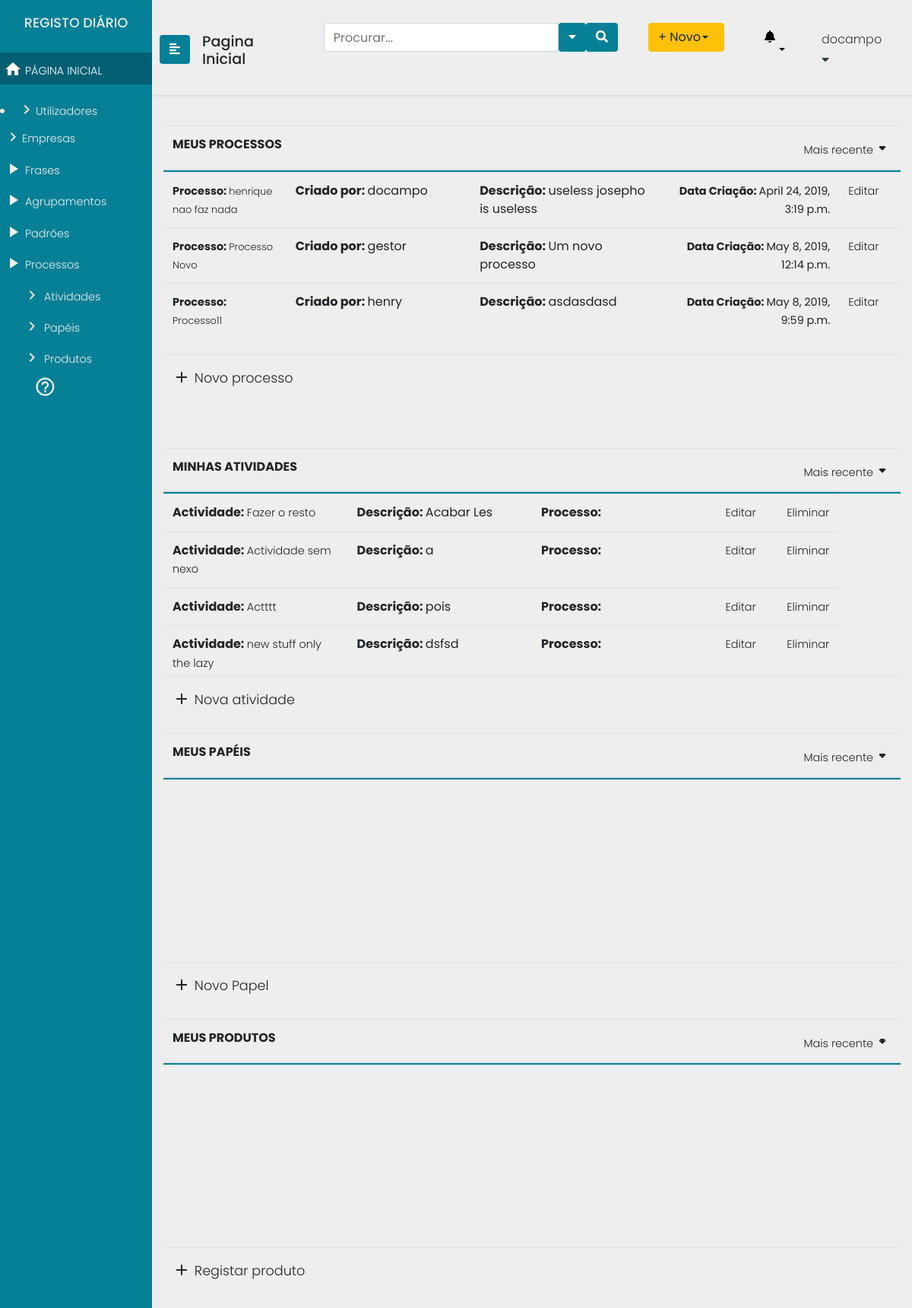
Page / (signed in) on the committed database.
### Users/models.py (models this page shows)
class User(AbstractUser):
    id = models.AutoField(db_column='ID',primary_key=True)
    username = models.CharField(db_column='UserName',
                                max_length=255,
                                unique=True,
                                blank=True,
                                null=True)
    useremail = models.CharField(db_column='UserEmail',
                                 max_length=255,
                                 blank=True,
                                 null=True)
    password = models.CharField(db_column='Password',
                                max_length=255,
                                blank=True, null=True)
    organization = models.ForeignKey(Organization, null=True,blank=True, on_delete=models.SET_NULL)
    class Meta:
        managed = True
        db_table = 'User'
        permissions = (
            ("test_GProc", "Teste de permissao geral Gestor de Processos"),
            ("test_Analist", "Teste de permissao geral Analista"),
            ("test_Func", "Teste de permissao geral Funcionário"),
            ("test_Admin", "Teste de permissao geral Administrador"),)

### processes/models.py (models this page shows, shortened)
class Process(models.Model):
    process_name = models.CharField(max_length=200)
    user = models.ForeignKey(User, null=True, on_delete=models.SET_NULL)
    creation_date = models.DateTimeField("date created", default=django.utils.timezone.now())
    description = models.TextField(max_length=200)

class Activity(models.Model):
    activity_name = models.CharField(max_length=200)
    process = models.ManyToManyField(Process, blank=True)
    description = models.TextField(max_length=200)
    role = models.ManyToManyField('Role', blank=True)
    class Meta:
        verbose_name = ("Activity")

### processes/views.py (the view)
# urls.py: 2. Add a URL to urlpatterns:  path('', views.home, name='home')
@login_required(login_url='/login2')
def home(request):
	return render(request=request,
				  template_name="processes/homepage.html",
				   context={"procs": Process.objects.all(), "acts": Activity.objects.all(),
				   			"roles": Role.objects.all()	, "users" : User.objects.all(),
							 "orgs" : Organization.objects.all(), "prods" : Product.objects.all(),
				   }
				   )

### templates/processes/homepage.html
{% extends "processes/header2.html" %}
{% block content %}
				{% include "processes/includes/sidenav.html" %}
				{% if perms.Users.test_GProc or  perms.Users.test_Analist %}
				{% include "processes/includes/gp_main_area.html" %}
				{% elif perms.Users.test_Admin %}
				{% include "processes/includes/admin_main_area.html" %}
				{% endif %}
{% endblock %}

### templates/processes/includes/sidenav.html (shortened to what this page needs)
	<div class="wrapper">
		<nav id="sidebar" class="navbar-info" style="background:#058096;">
			<div class="sidebar-header" style="background:#058096;">
				<h4>REGISTO DIÁRIO </h4>
			</div>
			<ul class="list-unstyled components">
				<li class="active">
					<a href="/"><i class="material-icons">home</i> PÁGINA INICIAL</a>
				</li>
			</ul>
			{% if perms.Users.test_Admin %}
			{% include "processes/includes/sidenavcont_admin.html" %}
			{% endif %}
			{% if perms.Users.test_Func %}
			{% include "processes/includes/sidenavcont_func.html" %}
			{% endif %}
			{% if perms.Users.test_GProc or  perms.Users.test_Analist %}
			{% include "processes/includes/sidenavcont_gpanalist.html" %}
			{% endif %}
<div class="CTAs">
                    <a href="#"><i class="material-icons">help_outline</i></a>
				</div>
			</nav>
			<div id="content">
				<nav class="navbar navbar-expand-lg navbar-light">
					<button type="button" id="sidebarCollapse" class="btn text-white" style="background:#058096;">
                        <i class="fas fa-align-left"></i>
					</button>
					<div class="navegation">
						<h3 style="margin-top:10px;">Pagina Inicial</h3>
					</div>
					<div class="collapse navbar-collapse" id="navbarTogglerDemo03">
						<ul class="navbar-nav ml-auto mt-2 mt-lg-0">
							<li class="sidebar-search nav-item active">
								<form class="form-inline input-group  custom-search-form">
									<input type="text"  class="form-control" placeholder="Procurar...">
									<button class="btn btn-default text-white" type="button"  data-toggle="dropdown" aria-haspopup="true" aria-expanded="false">
										<i class="fa fa-caret-down"></i>
									</button>
									<span class="input-group-btn">
										<button class="btn btn-default text-white">
											<i class="fa fa-search"></i>
										</button>
									</span>
								</form>
							</li>
							<li class="nav-item">
								<div class="btn-group">
									<button type="button" class="btn btn-warning dropdown-toggle text-left" style="width:100px;" data-toggle="dropdown" aria-haspopup="true" aria-expanded="false">+ Novo </button>
								</div>
							</li>
							<li class="dropdown for-notification">
								<button class="btn btn-default dropdown-toggle notification" type="button" id="notification" data-toggle="dropdown" aria-haspopup="true" aria-expanded="false">
									<i class="fa fa-bell"></i>
								</button>
							</li>
							<li class="nav-item dropdown">
								<a class="nav-link text-left text-dark" style="font-size:1em;" data-toggle="dropdown" href="#" role="button" aria-haspopup="true" aria-expanded="false">{{user.username}}<i class="fa fa-caret-down"></i></a>
							</li>
						</ul>
					</div>
				</nav>

### templates/processes/includes/gp_main_area.html (shortened to what this page needs)
<div class="container">
	<table class="table table-hover header-fixed">
		<thead>
			<tr class="d-flex">
				<th class="col-9">MEUS PROCESSOS</th>
				<th class="col-3 text-right">
					<a class="dropdown-toggle" id="sidebarCollapse" data-toggle="dropdown" href="#" role="button" aria-haspopup="true" aria-expanded="false"><span>Mais recente</span><i class="material-icons">arrow_drop_down</i></a>
				</th>
			</tr>
		</thead>
		<tbody>
				{% for proc in procs %}
				<tr class="d-flex">
						<td class="col-2"><span><b>Processo: </b><a href="/processos/ProcessDetail/{{proc.id}}">{{proc.process_name}} </a></span></td>
						<td class="col-3"><b>Criado por: </b> {{proc.user.username}} </td>
						<td class="col-3"><b>Descrição: </b>{{proc.description}}</span></td>
						<td class="col-3 text-right"><span><b>Data Criação: </b>{{proc.creation_date}}</span></td>
						<td class="col-1"><b><a href="/processos/ProcessUpdate/{{proc.id}} ">Editar</a></span></td>
					</tr>
					{% endfor %}
		</tbody>
		<tfoot>
				<tr class="d-flex">
						<td class="col-9"><b><a href="/processos/ProcessCreate" class="novo"><i class="material-icons">add</i> Novo processo</a></b></td>
						<td class="col-3 text-right"></td>
					</tr>
		</tfoot>
	</table>
	<div class="brk">
	</div>
	<table class="table table-hover header-fixed">
		<thead>
			<tr class="d-flex">
				<th class="col-9">MINHAS ATIVIDADES</th>
				<th class="col-3 text-right">
					<a class="dropdown-toggle" id="sidebarCollapse" data-toggle="dropdown" href="#" role="button" aria-haspopup="true" aria-expanded="false"><span>Mais recente</span><i class="material-icons">arrow_drop_down</i></a>
				</th>
			</tr>
		</thead>
		<tbody>
			{% for act in acts %}
			<tr class="d-flex">
					<td class="col-3"><b>Actividade: </b> <a href="#">{{act.activity_name}}</a></td>
					<td class="col-3"><b>Descrição: </b> {{act.description}}</td>
					<td class="col-3"><b>Processo: </b><a href="#">{{act.process.process_name}}</a></td>
					<td class="col-1"><b><a href="/actividades/ActivityUpdate/{{act.id}} ">Editar</a></span></td>
					<td class="col-1"><b><a href="/actividades/ActivityDelete/{{act.id}} ">Eliminar</a></span></td>
				</tr>
				{% endfor %}
		</tbody>
		<tfoot>
			<tr class="d-flex">
				<td class="col-9"><b><a href="/actividades/ActivityCreate" class="novo"><i class="material-icons">add</i> Nova atividade</a></b></td>
				<td class="col-3 text-right"></td>
			</tr>
		</tfoot>
	</table>
	<table class="table table-hover header-fixed">
		<thead>
			<tr class="d-flex">
				<th class="col-9">MEUS PAPÉIS</th>
				<th class="col-3 text-right">
					<a class="dropdown-toggle" id="sidebarCollapse" data-toggle="dropdown" href="#" role="button" aria-haspopup="true" aria-expanded="false"><span>Mais recente</span><i class="material-icons">arrow_drop_down</i></a>
				</th>
			</tr>
		</thead>
		<tbody>
		</tbody>
		<tfoot>
			<tr class="d-flex">
				<td class="col-9"><b><a href="/papeis/RoleCreate" class="novo"><i class="material-icons">add</i> Novo Papel</a></b></td>
				<td class="col-3 text-right"></td>
			</tr>
		</tfoot>
	</table>
	<table class="table table-hover header-fixed">
		<thead>
			<tr class="d-flex">
				<th class="col-9">MEUS PRODUTOS</th>
				<th class="col-3 text-right">
					<a class="dropdown-toggle" id="sidebarCollapse" data-toggle="dropdown" href="#" role="button" aria-haspopup="true" aria-expanded="false"><span>Mais recente</span><i class="material-icons">arrow_drop_down</i></a>
				</th>
			</tr>
		</thead>
		<tbody>
		</tbody>
		<tfoot>
			<tr class="d-flex">
				<td class="col-9"><b><a href="/produtos/ProductCreate" class="novo"><i class="material-icons">add</i> Registar produto</a></b></td>
				<td class="col-3 text-right"></td>
			</tr>
		</tfoot>
	</table>
</div>
</div>
</div>

### processes/static/processes/css/menu.css (style rules this page uses)
body { font-family: 'Poppins', sans-serif; background: #eee; }
h3 { font-family: 'Poppins', sans-serif; font-size: 1.2em; }
h4 { font-family: 'Poppins', sans-serif; font-size: 1.1em; }
p,a { font-family: 'Poppins', sans-serif; font-size: 0.9em; font-weight: 300; line-height: 1.7em; color: #999; }
a,a:hover,a:focus { color: inherit; text-decoration: none; transition: all 0.3s; }
.navbar { padding: 15px 10px; border: none; border-radius: 0; margin-bottom: 40px; box-shadow: 1px 1px 3px rgba(0, 0, 0, 0.1); }
.wrapper { display: flex; width: 100%; align-items: stretch; }
#sidebar { min-width: 200px; max-width: 200px; color: #eeeeee; transition: all 0.3s; }
#sidebar .sidebar-header { padding: 20px 0px 20px 0px; text-align: center; background: #000; }
#sidebar ul.components { padding: 0px 0px 0px 0px; }
a i { position: relative; top: 5px; font-size: 0.9em; }
#sidebar ul li a { padding: 5px; font-size: 0.9em; display: block; }
#sidebar ul li.active>a { color: #fff; background: #036074; }
.dropdown-toggle::after { display: block; position: absolute; top: 50%; right: 20px; transform: translateY(-50%); }
ul ul a { font-size: 0.9em !important; padding-left: 30px !important; background: #058096; }
.CTAs { padding:0px 0px 0px 0px; }
.CTAs a { bottom:10px; display: block; border-radius: 5px; margin-left: 15px; }
.CTAs a i { font-size:2em; }
.collapse ul li { padding:10px 20px 10px 20px; }
#content { width: 100vw; padding: 5px 0px 5px 0px; min-height: 100vh; transition: all 0.3s; }
thead > tr { border-bottom: 2px solid #058096; }
td span { font-size:0.9em; }
.novo { font-size:1.1em; }
form button { background:#058096; }
.header-fixed { width: 100%; }
.header-fixed > thead, .header-fixed > tbody, .header-fixed > thead > tr, .header-fixed > tbody > tr, .header-fixed > thead > tr > th, .header-fixed > tbody > tr > td { display: block; }
.header-fixed > tbody > tr:after, .header-fixed > thead > tr:after { content: ' '; display: block; visibility: hidden; clear: both; }
.header-fixed > tbody { overflow-y: auto; height: 30vh; }
.header-fixed > tbody > tr > td, .header-fixed > thead > tr > th { width: 20%; float: left; }
.notification { background:#EEEEEE; }
.navegation { padding: 0px 1em; }
.brk { height:6vh; }

### rows in the picture
User: username "docampo"
Process: process_name "henrique nao faz nada", user.username "docampo", description "useless josepho is useless", creation_date "April 24, 2019, 3:19 p.m."
Process: process_name "Processo Novo", user.username "gestor", description "Um novo processo", creation_date "May 8, 2019, 12:14 p.m."
Process: process_name "Processo11", user.username "henry", description "asdasdasd", creation_date "May 8, 2019, 9:59 p.m."
Activity: activity_name "Fazer o resto", description "Acabar Les"
Activity: activity_name "Actividade sem nexo", description "a"
Activity: activity_name "Actttt", description "pois"
Activity: activity_name "new stuff only the lazy", description "dsfsd"
